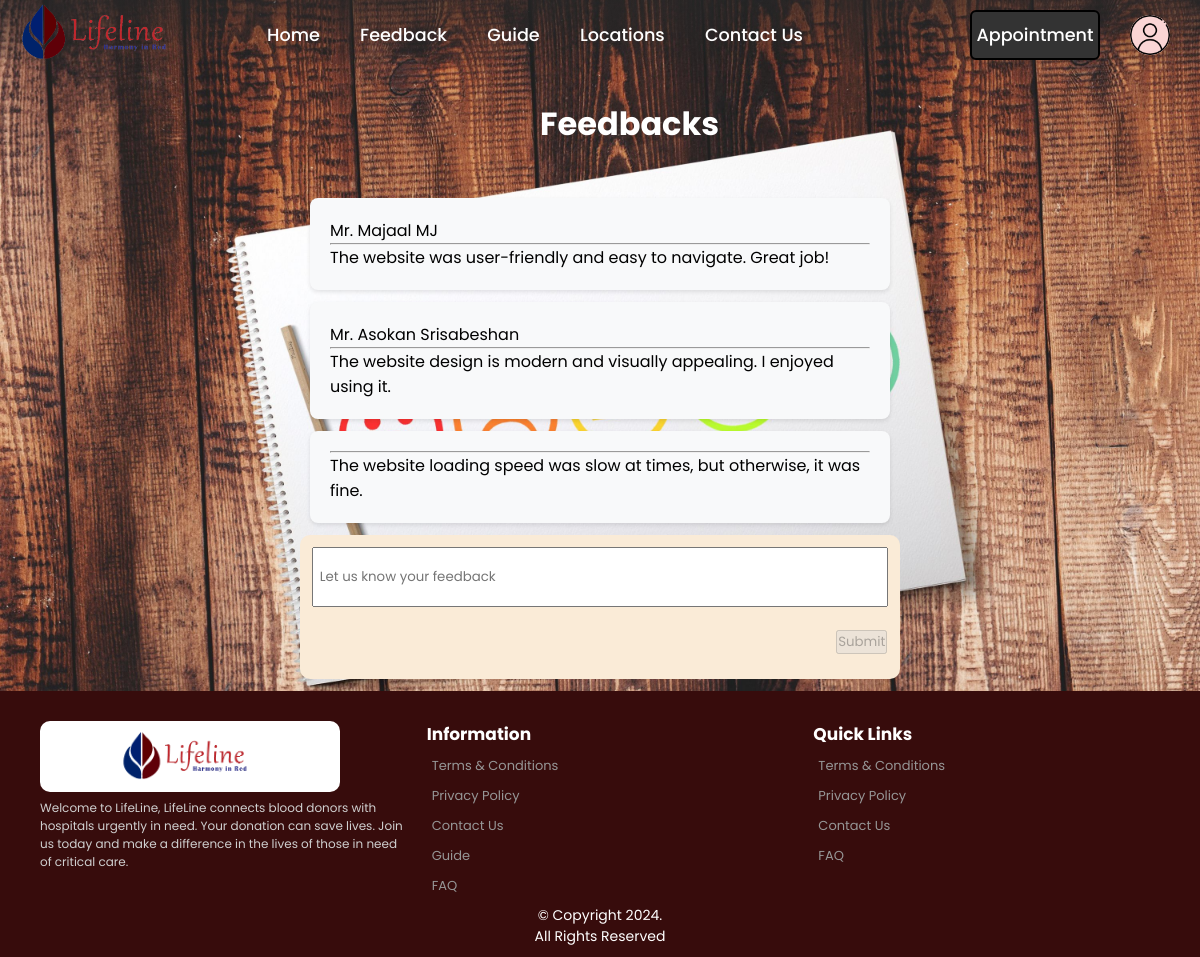
Page /feedback.php on the committed database.
### tables this page shows
CREATE TABLE
    feedback (
        Feedback_id INT AUTO_INCREMENT NOT NULL,
        F_Donor_id INT NULL,
        F_Hospital_id INT NULL,
        Comment VARCHAR(250) NOT NULL,
        Status BOOLEAN NULL,
        F_Admin_id INT NULL,
        CONSTRAINT Feedback_id PRIMARY KEY (Feedback_id),
        CONSTRAINT Feedback_F_Doner_id_FK1 FOREIGN KEY (F_Donor_id) REFERENCES Donor (Donor_id),
        CONSTRAINT Feedback_F_Hospital_id_FK2 FOREIGN KEY (F_Hospital_id) REFERENCES Hospital (Hospital_id),
        CONSTRAINT Feedback_F_Admin_id_FK3 FOREIGN KEY (F_Admin_id) REFERENCES Admin (Admin_id),
        CONSTRAINT Donor_or_Hospital CHECK (
            (
                F_Donor_id IS NOT NULL
                AND F_Hospital_id IS NULL
            )
            OR (
                F_Donor_id IS NULL
                AND F_Hospital_id IS NOT NULL
            )
        )
    );

### feedback.php (the view, shortened to what this page needs)
<?php
require 'header.php';
require 'includes/dbh.inc.php';
$query = "SELECT *, CONCAT(donor.Salutation, ' ', donor.F_name, ' ', donor.L_name) AS DonorName,
hospital.H_Name
FROM feedback
LEFT JOIN donor ON feedback.F_Donor_id = donor.Donor_id
LEFT JOIN hospital ON feedback.F_Hospital_id=hospital.Hospital_id
 WHERE feedback.Status = 1";
$result = mysqli_query($con, $query);
?>
<head>
  <link rel="stylesheet" href="css/feedback.css">
</head>
<body>
<div class="title">
  <h1>Feedbacks</h1>
  <br><br>
</div>
<?php
while ($row = mysqli_fetch_assoc($result)) {
  $Comment = $row['Comment'];
  if ($row['F_Donor_id'] == null) {
    $UserName = $row['H_Name'];
  } else {
    $UserName = $row['DonorName'];
  }
?>
  <div class="temp">
    <div class="info">
      <label><?php echo $UserName ?></label>
      <hr>
      <label><?php echo $Comment ?></label>
      <br>
    </div>
  </div>
<?php
}
?>
<div class="getFeedback">
  <form method="post">
    <input type="text" name="feedback" placeholder="Let us know your feedback" required>
    <div class="SubmitButton"><input type="submit" id="myButton" value="Submit" <?php echo ($userType === 'admin' || $userType === 'guest') ? 'disabled' : ''; ?> onclick="return confirm('Are You Sure ?')">
</div>
  </form>
</div>
</body>
<?php
require 'footer.php';
?>
</html>

### css/index.css (style rules this page uses)
* { margin: 0; padding: 0; box-sizing: border-box; font-family: 'Poppins', sans-serif; }
body { justify-content: center; align-items: center; background-color:#EEF5FF; margin-top: 100px; min-height: 100vh; }

### css/feedback.css (style rules this page uses)
body { background-image:url(../images/feedback.jpg); background-repeat: no-repeat; background-size: cover; background-position: center; }
.title { color: #fff; padding-left: 45%; }
.getFeedback { background-color: antiquewhite ; width: 50%; padding: 1%; margin: auto; margin-bottom: 1%; border-radius: 10px; height: 18%; }
.getFeedback> form > input { padding: 1%; width: 100%; height: 50%; }
.SubmitButton { margin-left: 91%; margin-top: 4%; }
.info { width: calc(50% - 20px); margin: auto; margin-bottom: 1%; padding: 20px; border-radius: 8px; background-color: #f8f9fa; box-shadow: 0 2px 4px rgba(0, 0, 0, 0.1); box-sizing: border-box; }

### rows in the picture
feedback: UserName "Mr. Majaal MJ", Comment "The website was user-friendly and easy to navigate. Great job!"
feedback: UserName "Mr. Asokan Srisabeshan", Comment "The website design is modern and visually appealing. I enjoyed using it."
feedback: Comment "The website loading speed was slow at times, but otherwise, it was fine."
